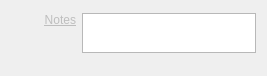
<?xml version="1.0" encoding="UTF-8"?>
<ui version="4.0">
 <class>InspectorGroupWidget</class>
 <widget class="QWidget" name="InspectorGroupWidget">
  <property name="geometry">
   <rect>
    <x>0</x>
    <y>0</y>
    <width>267</width>
    <height>76</height>
   </rect>
  </property>
  <property name="sizePolicy">
   <sizepolicy hsizetype="Expanding" vsizetype="Preferred">
    <horstretch>0</horstretch>
    <verstretch>0</verstretch>
   </sizepolicy>
  </property>
  <layout class="QVBoxLayout" name="verticalLayout">
   <item>
    <layout class="QHBoxLayout" name="horizontalLayoutNoteField">
     <item>
      <spacer name="horizontalSpacerNotes">
       <property name="orientation">
        <enum>Qt::Horizontal</enum>
       </property>
       <property name="sizeType">
        <enum>QSizePolicy::Fixed</enum>
       </property>
       <property name="sizeHint" stdset="0">
        <size>
         <width>33</width>
         <height>20</height>
        </size>
       </property>
      </spacer>
     </item>
     <item>
      <widget class="QLabel" name="labelNotes">
       <property name="text">
        <string>&lt;a href=&quot;Notes&quot; style=&quot;color: #BEBEBE;&quot;&gt;Notes&lt;/a&gt;</string>
       </property>
       <property name="alignment">
        <set>Qt::AlignRight|Qt::AlignTop|Qt::AlignTrailing</set>
       </property>
      </widget>
     </item>
     <item>
      <widget class="QPlainTextEdit" name="plainTextEditNotes">
       <property name="minimumSize">
        <size>
         <width>0</width>
         <height>40</height>
        </size>
       </property>
       <property name="maximumSize">
        <size>
         <width>16777215</width>
         <height>40</height>
        </size>
       </property>
      </widget>
     </item>
    </layout>
   </item>
   <item>
    <spacer name="verticalSpacerGroup">
     <property name="orientation">
      <enum>Qt::Vertical</enum>
     </property>
     <property name="sizeType">
      <enum>QSizePolicy::Fixed</enum>
     </property>
     <property name="sizeHint" stdset="0">
      <size>
       <width>20</width>
       <height>10</height>
      </size>
     </property>
    </spacer>
   </item>
  </layout>
 </widget>
 <resources/>
 <connections>
  <connection>
   <sender>labelNotes</sender>
   <signal>linkActivated(QString)</signal>
   <receiver>InspectorGroupWidget</receiver>
   <slot>resetNotes(QString)</slot>
   <hints>
    <hint type="sourcelabel">
     <x>17</x>
     <y>17</y>
    </hint>
    <hint type="destinationlabel">
     <x>20</x>
     <y>60</y>
    </hint>
   </hints>
  </connection>
  <connection>
   <sender>plainTextEditNotes</sender>
   <signal>textChanged()</signal>
   <receiver>InspectorGroupWidget</receiver>
   <slot>notesChanged()</slot>
   <hints>
    <hint type="sourcelabel">
     <x>133</x>
     <y>29</y>
    </hint>
    <hint type="destinationlabel">
     <x>176</x>
     <y>63</y>
    </hint>
   </hints>
  </connection>
 </connections>
 <slots>
  <slot>resetNotes(QString)</slot>
  <slot>notesChanged()</slot>
 </slots>
</ui>
